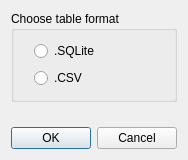
<?xml version="1.0" encoding="UTF-8"?>
<ui version="4.0">
 <class>DownloadDialog</class>
 <widget class="QDialog" name="DownloadDialog">
  <property name="geometry">
   <rect>
    <x>0</x>
    <y>0</y>
    <width>184</width>
    <height>160</height>
   </rect>
  </property>
  <property name="windowTitle">
   <string>Dialog</string>
  </property>
  <layout class="QVBoxLayout" name="verticalLayout" stretch="1,0">
   <property name="spacing">
    <number>25</number>
   </property>
   <item>
    <widget class="QGroupBox" name="groupBox">
     <property name="title">
      <string>Choose table format</string>
     </property>
     <layout class="QVBoxLayout" name="verticalLayout_2">
      <property name="leftMargin">
       <number>20</number>
      </property>
      <item>
       <widget class="QRadioButton" name="rb_sqlite">
        <property name="text">
         <string>.SQLite</string>
        </property>
       </widget>
      </item>
      <item>
       <widget class="QRadioButton" name="rb_csv">
        <property name="text">
         <string>.CSV</string>
        </property>
       </widget>
      </item>
     </layout>
    </widget>
   </item>
   <item>
    <widget class="QDialogButtonBox" name="buttonBox">
     <property name="orientation">
      <enum>Qt::Orientation::Horizontal</enum>
     </property>
     <property name="standardButtons">
      <set>QDialogButtonBox::StandardButton::Cancel|QDialogButtonBox::StandardButton::Ok</set>
     </property>
     <property name="centerButtons">
      <bool>true</bool>
     </property>
    </widget>
   </item>
  </layout>
 </widget>
 <resources/>
 <connections>
  <connection>
   <sender>buttonBox</sender>
   <signal>accepted()</signal>
   <receiver>DownloadDialog</receiver>
   <slot>accept()</slot>
   <hints>
    <hint type="sourcelabel">
     <x>248</x>
     <y>254</y>
    </hint>
    <hint type="destinationlabel">
     <x>157</x>
     <y>274</y>
    </hint>
   </hints>
  </connection>
  <connection>
   <sender>buttonBox</sender>
   <signal>rejected()</signal>
   <receiver>DownloadDialog</receiver>
   <slot>reject()</slot>
   <hints>
    <hint type="sourcelabel">
     <x>316</x>
     <y>260</y>
    </hint>
    <hint type="destinationlabel">
     <x>286</x>
     <y>274</y>
    </hint>
   </hints>
  </connection>
 </connections>
</ui>
